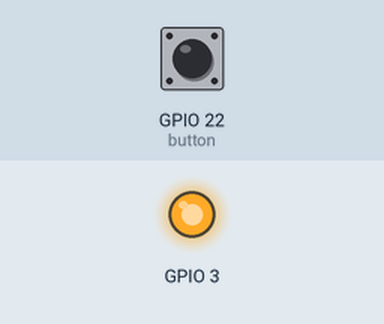
Recording of a program running on a simulated Raspberry Pi (BCM pin numbers). Parts: output pins drawn as LEDs (lit = HIGH). The test bench sets the inputs (shaded band); at power-on: GPIO 22 (button) LOW.

Above: at 1.2 s.
1.3 s: GPIO 22 (button) pulled HIGH for 1.3 s
At 2.7 s:
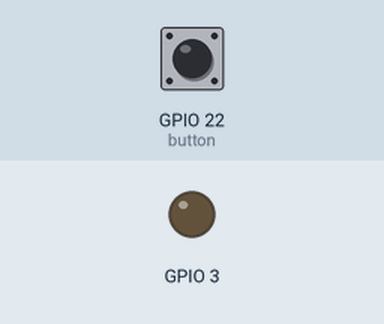
4.5 s: GPIO 22 (button) pulled HIGH for 3.2 s
At 8.4 s:
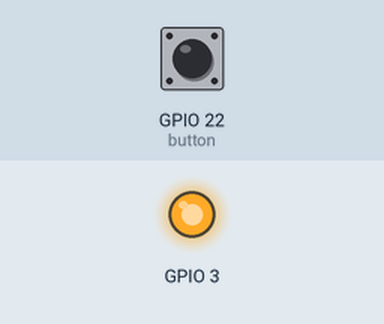
Timing chart, 0 to 9.9 s (numbered marks = the images above; inputs shaded):
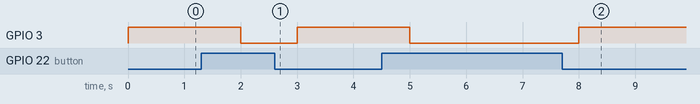

The program:

gpio_button_test.py
```python
import RPi.GPIO as GPIO
import time

GPIO.setmode(GPIO.BCM)
GPIO.setup(22, GPIO.IN, pull_up_down=GPIO.PUD_DOWN)
GPIO.setup(3, GPIO.OUT, initial=GPIO.HIGH)

while True:
    try:
        time.sleep(1)
        button = GPIO.input(22)
        #print(button)
        if button == 1:
            GPIO.output(3, GPIO.LOW)
        else:
            GPIO.output(3, GPIO.HIGH)
    except KeyboardInterrupt:
        GPIO.cleanup()

#GPIO.cleanup()
```

Measured:
- after the input at 1.3 s, GPIO 3: HIGH → LOW after 0.70 s, → HIGH 1.0 s later
- after the input at 4.5 s, GPIO 3: HIGH → LOW after 0.50 s, → HIGH 3.0 s later
